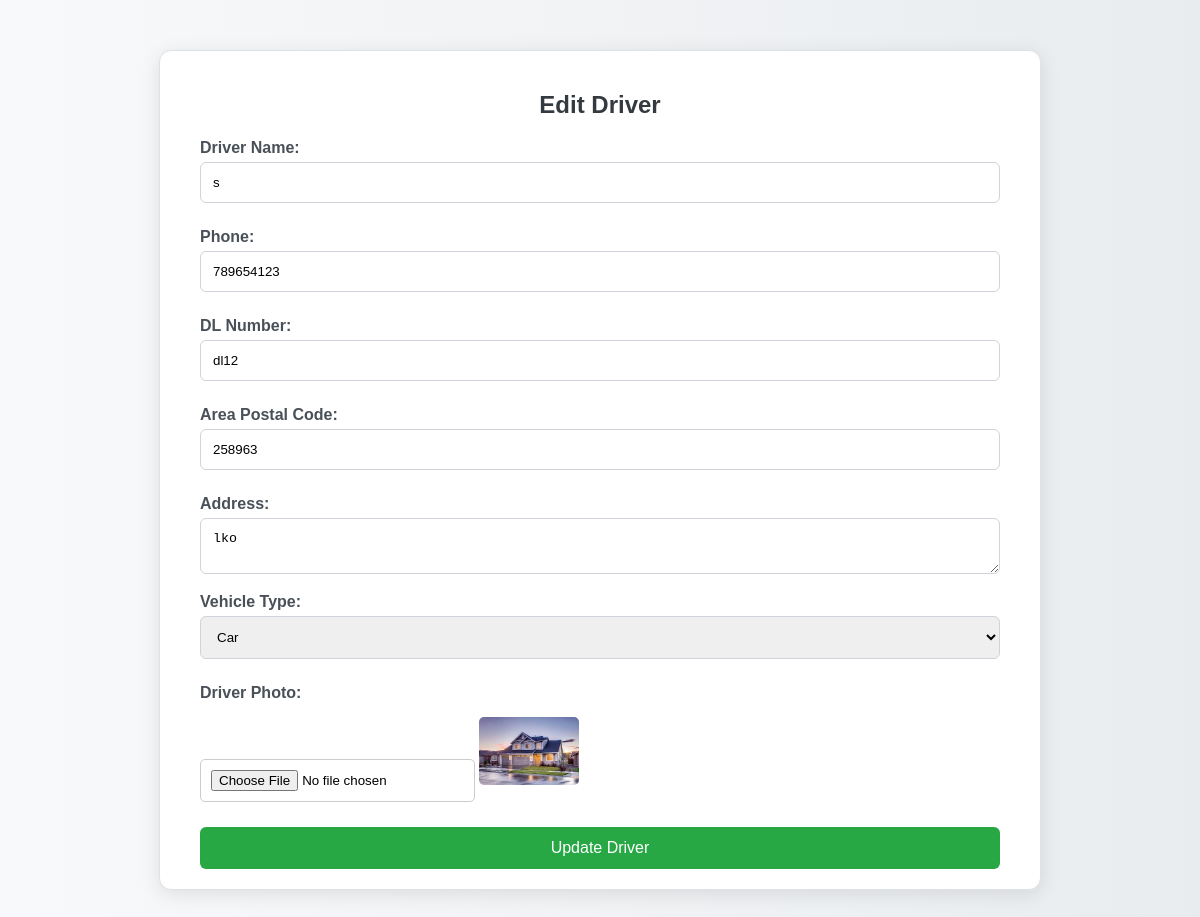
The app's page /admin/edit_driver.php?id=17 with its own data.
### tables this page shows
CREATE TABLE `driver_info` (
  `id` int(11) NOT NULL,
  `driver_mode` varchar(50) NOT NULL,
  `driver_name` varchar(255) NOT NULL,
  `driver_photo` varchar(255) NOT NULL,
  `phone` varchar(15) NOT NULL,
  `dl_number` varchar(50) NOT NULL,
  `area_postal_code` varchar(10) NOT NULL,
  `address` text NOT NULL,
  `license_expiry` date NOT NULL,
  `vehicle_type` varchar(50) NOT NULL,
  `signature_file` varchar(255) DEFAULT NULL,
  `signature_data` text DEFAULT NULL,
  `registration_date` datetime DEFAULT current_timestamp(),
  `staff_id` varchar(50) NOT NULL
);

### admin/edit_driver.php (the view, shortened to what this page needs)
<?php
include('conn.php');
$driver_id = $_GET['id'];
$query = "SELECT driver_name, phone, dl_number, area_postal_code, address, vehicle_type, driver_photo FROM driver_info WHERE id = ?";
$stmt = $conn->prepare($query);
$stmt->bind_param("i", $driver_id);
$stmt->execute();
$result = $stmt->get_result();
$driver = $result->fetch_assoc();
?>
<!DOCTYPE html>
<html lang="en">
<head>
    <link rel="stylesheet" href="../css/admin.css">
</head>
<body>
    <div class="form-container">
        <h2>Edit Driver</h2>
        <form action="edit_driver.php?id=<?php echo htmlspecialchars($driver_id); ?>" method="POST" enctype="multipart/form-data">
            <div class="form-group">
                <label for="driver_name">Driver Name:</label>
                <input type="text" id="driver_name" name="driver_name" value="<?php echo htmlspecialchars($driver['driver_name']); ?>" required>
            </div>
            <div class="form-group">
                <label for="phone">Phone:</label>
                <input type="text" id="phone" name="phone" value="<?php echo htmlspecialchars($driver['phone']); ?>" maxlength="10" required>
            </div>
            <div class="form-group">
                <label for="dl_number">DL Number:</label>
                <input type="text" id="dl_number" name="dl_number" value="<?php echo htmlspecialchars($driver['dl_number']); ?>" required>
            </div>
            <div class="form-group">
                <label for="area_postal_code">Area Postal Code:</label>
                <input type="text" id="area_postal_code" name="area_postal_code" value="<?php echo htmlspecialchars($driver['area_postal_code']); ?>" required>
            </div>
            <div class="form-group">
                <label for="address">Address:</label>
                <textarea id="address" name="address" required><?php echo htmlspecialchars($driver['address']); ?></textarea>
            </div>
            <div class="form-group">
                <label for="vehicle_type">Vehicle Type:</label>
                <select id="vehicle_type" name="vehicle_type" required>
                    <option value="car" <?php echo ($driver['vehicle_type'] == 'car') ? 'selected' : ''; ?>>Car</option>
                </select>
            </div>
            <div class="form-group">
                <label for="driver_photo">Driver Photo:</label>
                <input type="file" id="driver_photo" name="driver_photo">
                <?php if (!empty($driver['driver_photo'])): ?>
                    <img src="<?php echo htmlspecialchars($driver['driver_photo']); ?>" alt="Current Driver Photo" class="preview-image">
                <?php endif; ?>
            </div>
            <button type="submit" class="submit-button">Update Driver</button>
        </form>
    </div>
</body>
</html>

### css/admin.css (style rules this page uses)
body { margin: 0; padding: 0; }
.form-group { margin-bottom: 15px; }
label { display: block; margin-bottom: 5px; font-weight: bolder; }
input, select { padding: 10px; border-radius: 5px; border: 1px solid #ccc; margin-bottom: 10px; }

### admin/edit_driver.php (style rules this page uses)
body { font-family: 'Arial', sans-serif; background: linear-gradient(to right, #f8f9fa, #e9ecef); margin: 0; padding: 0; }
.form-container { max-width: 800px; margin: 50px auto; padding: 20px 40px; background-color: #ffffff; border-radius: 12px; box-shadow: 0 4px 20px rgba(0, 0, 0, 0.1); border: 1px solid #dee2e6; }
h2 { text-align: center; margin-bottom: 20px; color: #343a40; font-weight: 600; }
.form-group { margin-bottom: 15px; }
label { display: block; margin-bottom: 5px; font-weight: 600; color: #495057; }
input[type="text"], input[type="date"], textarea, select { width: 100%; padding: 12px; border: 1px solid #ced4da; border-radius: 6px; box-sizing: border-box; transition: border-color 0.3s; }
textarea { resize: vertical; }
.preview-image { max-width: 100px; margin-top: 10px; border-radius: 5px; }
.submit-button { width: 100%; padding: 12px; background-color: #28a745; color: white; border: none; border-radius: 6px; cursor: pointer; font-size: 16px; transition: background-color 0.3s; }

### records on screen
driver_info: driver_name "s", phone "789654123", dl_number "dl12", area_postal_code "258963", address "lko", driver_photo (picture)
